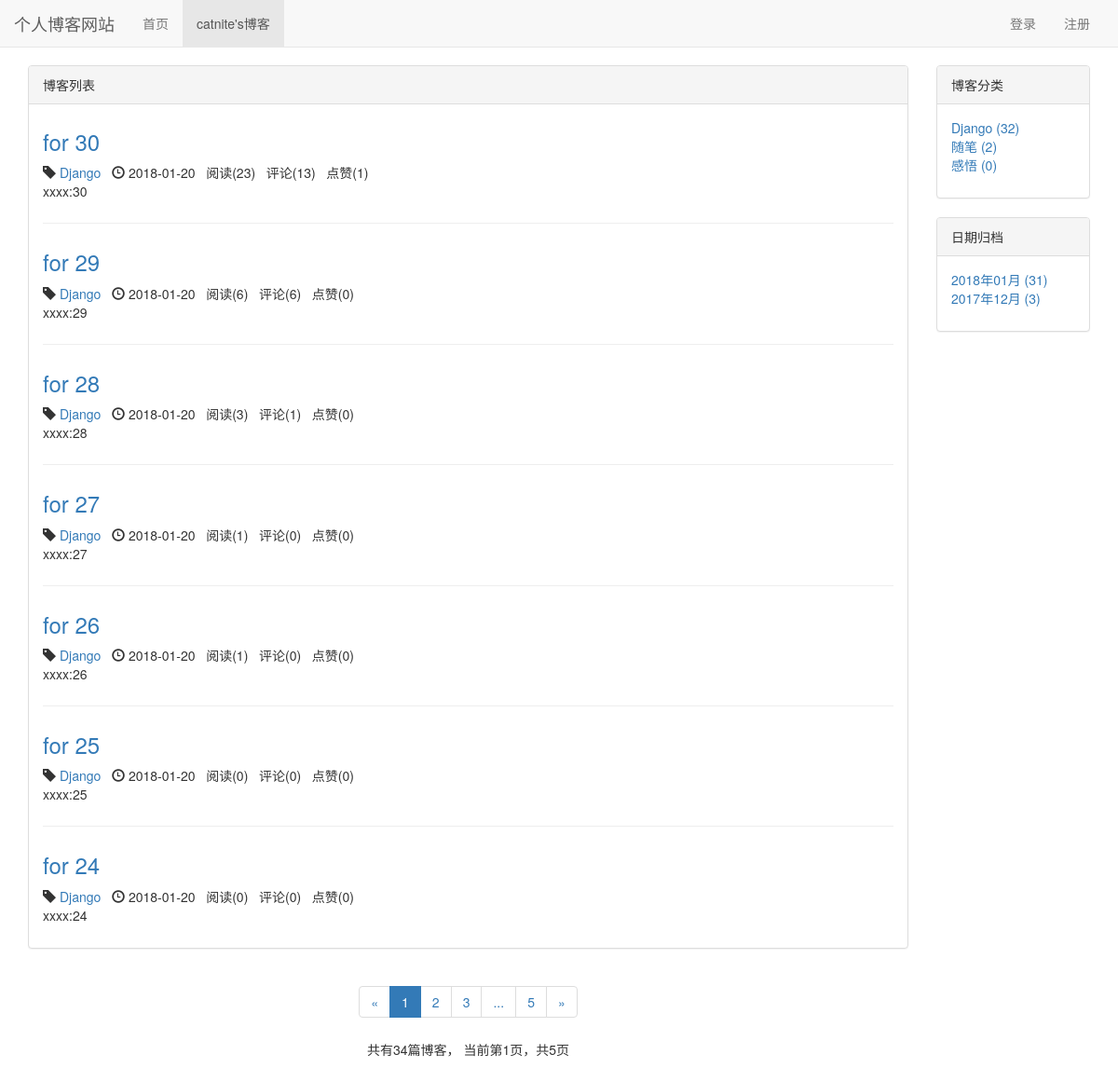
The page /blog/ on the database as committed earlier.
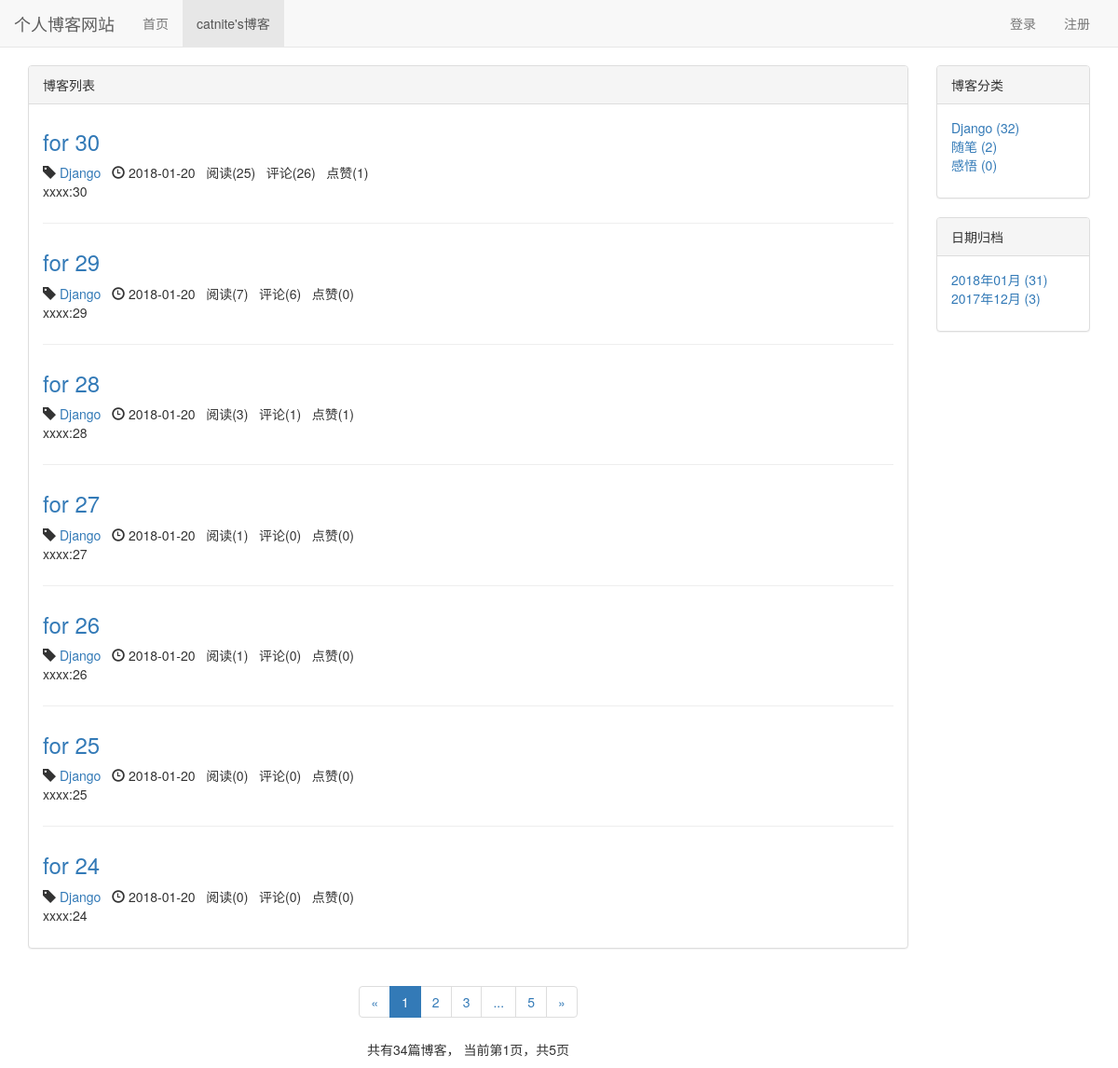
The same page on the database as committed later.
### blog/models.py (models this page shows, shortened)
class Blog(models.Model, ReadNumExpandMethod):
    title = models.CharField(max_length=50)
    blog_type = models.ForeignKey(BlogType, on_delete=models.CASCADE)
    content = RichTextUploadingField()
    author = models.ForeignKey(User, on_delete=models.CASCADE)
    read_details = GenericRelation(ReadDetail)
    created_time = models.DateTimeField(auto_now_add=True)
    last_updated_time = models.DateTimeField(auto_now=True)
    class Meta:
        ordering = ['-created_time']

class BlogType(models.Model):
    type_name = models.CharField(max_length=15)
    def __str__(self):
        return self.type_name

### read_statistics/models.py (models this page shows)
class ReadNum(models.Model):
    read_num = models.IntegerField(default=0)
    content_type = models.ForeignKey(ContentType, on_delete=models.CASCADE)
    object_id = models.PositiveIntegerField()
    content_object = GenericForeignKey('content_type', 'object_id')

### likes/models.py (models this page shows)
class LikeCount(models.Model):
    content_type = models.ForeignKey(ContentType, on_delete=models.CASCADE)
    object_id = models.PositiveIntegerField()
    content_object = GenericForeignKey('content_type', 'object_id')
    liked_num = models.IntegerField(default=0)

### blog/views.py (the view)
# urls.py: path('', views.blog_list, name='blog_list'),
def blog_list(request):
    blogs_all_list = Blog.objects.all()
    context = get_blog_list_common_data(request, blogs_all_list)
    return render(request, 'blog/blog_list.html', context)

### comment/templatetags/comment_tags.py (called while the page is built)
@register.simple_tag
def get_comment_count(obj):
    content_type = ContentType.objects.get_for_model(obj)
    return Comment.objects.filter(content_type=content_type, object_id=obj.pk).count()

### likes/templatetags/likes_tags.py (called while the page is built)
@register.simple_tag
def get_like_count(obj):
    content_type = ContentType.objects.get_for_model(obj)
    like_count, created = LikeCount.objects.get_or_create(content_type=content_type, object_id=obj.pk)
    return like_count.liked_num

### read_statistics/models.py (called while the page is built)
    def get_read_num(self):
        try:
            ct = ContentType.objects.get_for_model(self)
            readnum = ReadNum.objects.get(content_type=ct, object_id=self.pk)
            return readnum.read_num
        except exceptions.ObjectDoesNotExist:
            return 0

### user/context_processors.py (called while the page is built)
def login_modal_form(request):
    return {'login_modal_form': LoginForm()}

### blog/templates/blog/blog_list.html (shortened to what the changed rows need)
{% extends 'base.html' %}
{% load staticfiles %}
{% load comment_tags %}
{% load likes_tags %}
{% block header_extends %}
    <link rel="stylesheet" href="{% static 'blog/blog.css' %}">
{% endblock %}
{% block content %}
    <div class="container">
        <div class="row">
            <div class="col-xs-12 col-sm-8 col-md-9 col-lg-10">
                <div class="panel panel-default">
                    <div class="panel-body">
                        {% for blog in blogs %}
                            <div class="blog">
                                <h3><a href="{% url 'blog_detail' blog.pk %}">{{ blog.title }}</a></h3>
                                <p class="blog-info">
                                    <span class="glyphicon glyphicon-tag"></span> <a href="{% url 'blogs_with_type' blog.blog_type.pk %}">{{ blog.blog_type }}</a>&nbsp;&nbsp;
                                    <span class="glyphicon glyphicon-time"></span> {{ blog.created_time|date:"Y-m-d" }}&nbsp;&nbsp;
                                    阅读({{ blog.get_read_num }})&nbsp;&nbsp;
                                    评论({% get_comment_count blog %})&nbsp;&nbsp;
                                    点赞({% get_like_count blog %})
                                </p>
                                <p>{{ blog.content|striptags|truncatechars:120 }}</p>
                            </div>
                        {% empty %}
                            <div class="blog">
                                <h3>暂无博客，敬请期待</h3>
                            </div>
                        {% endfor %}
                    </div>
                </div>
            </div>
        </div>
    </div>
{% endblock %}

Rows that differ between the two databases and show on the page:
changed through a linked row, Blog "for 30": get_read_num "23" → "25"; id "13" → "26"
changed through a linked row, Blog "for 29": get_read_num "6" → "7"
changed through a linked row, Blog "for 28": id.liked_num "0" → "1"
